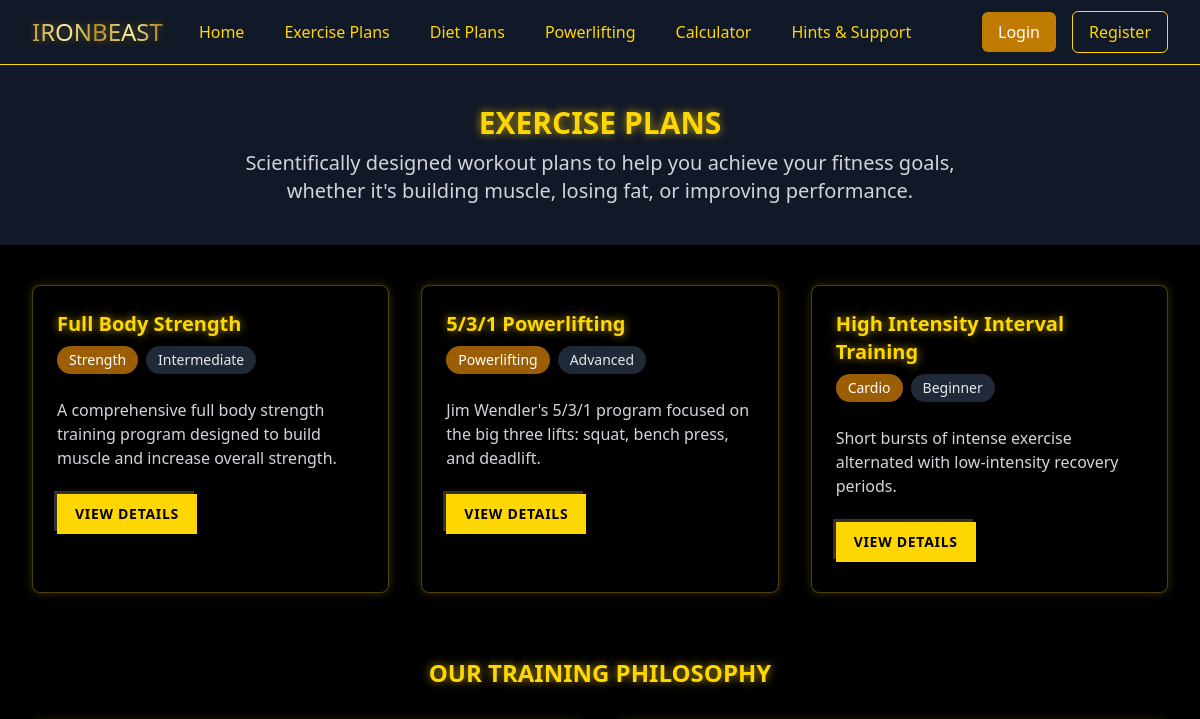
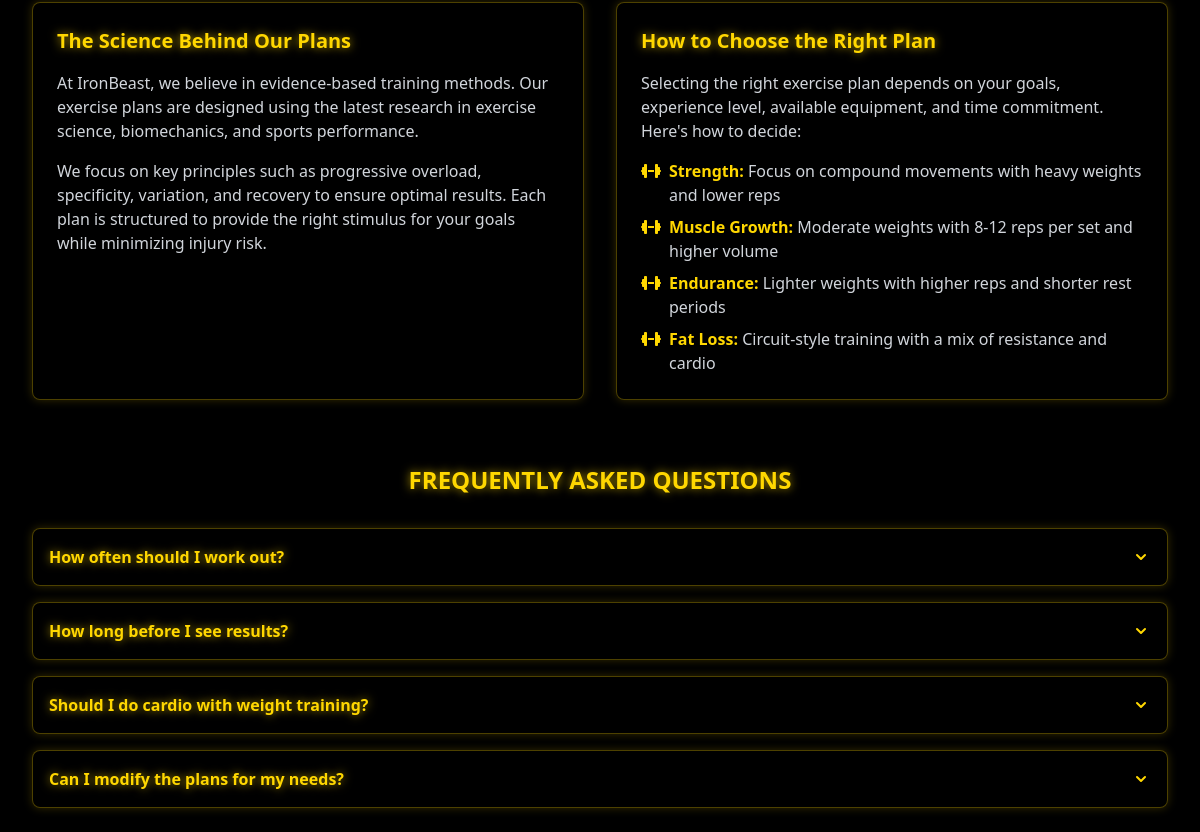
Before: /exercise-plans (upper part) with the older database file (2 pictures, top to bottom).
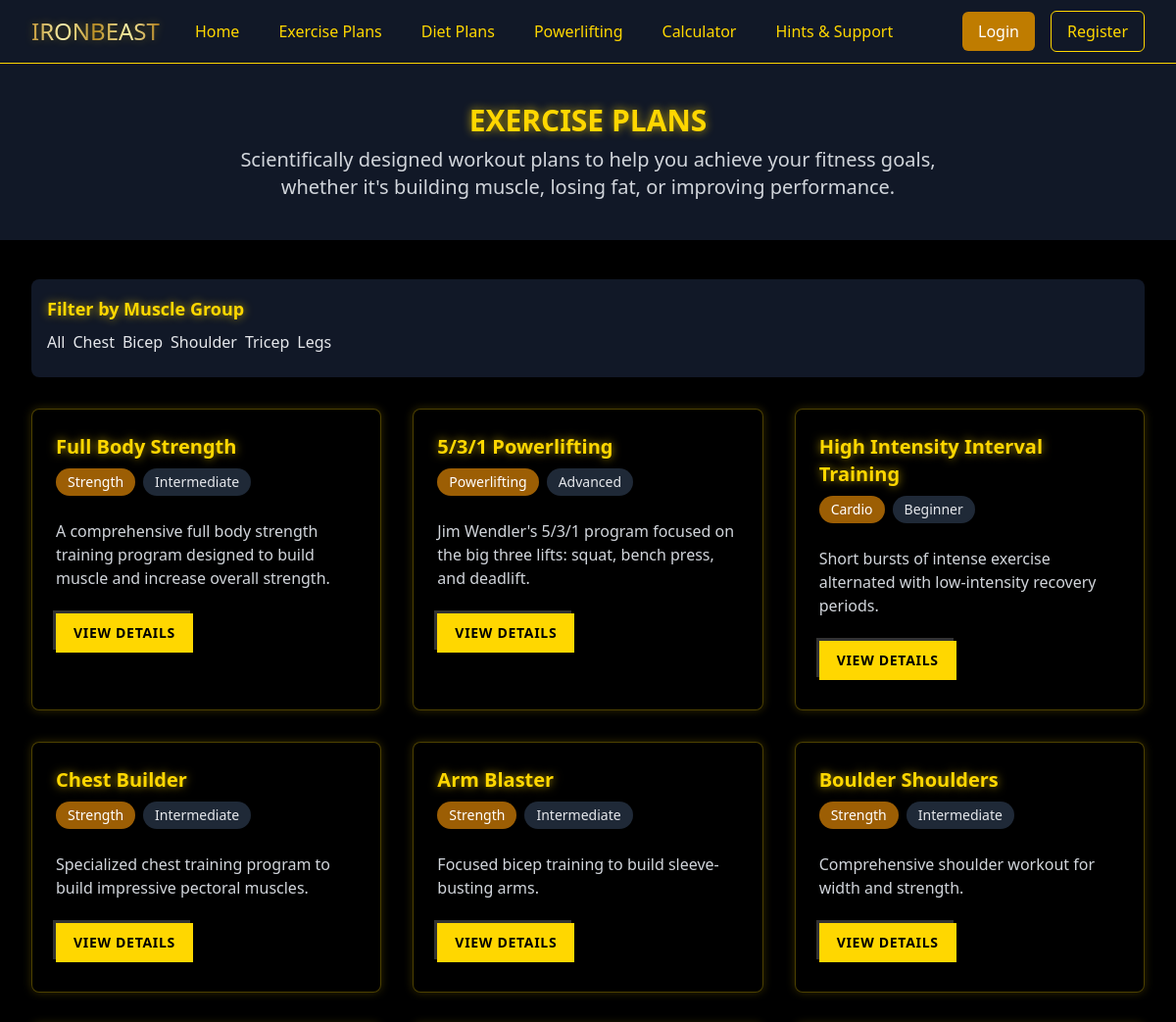
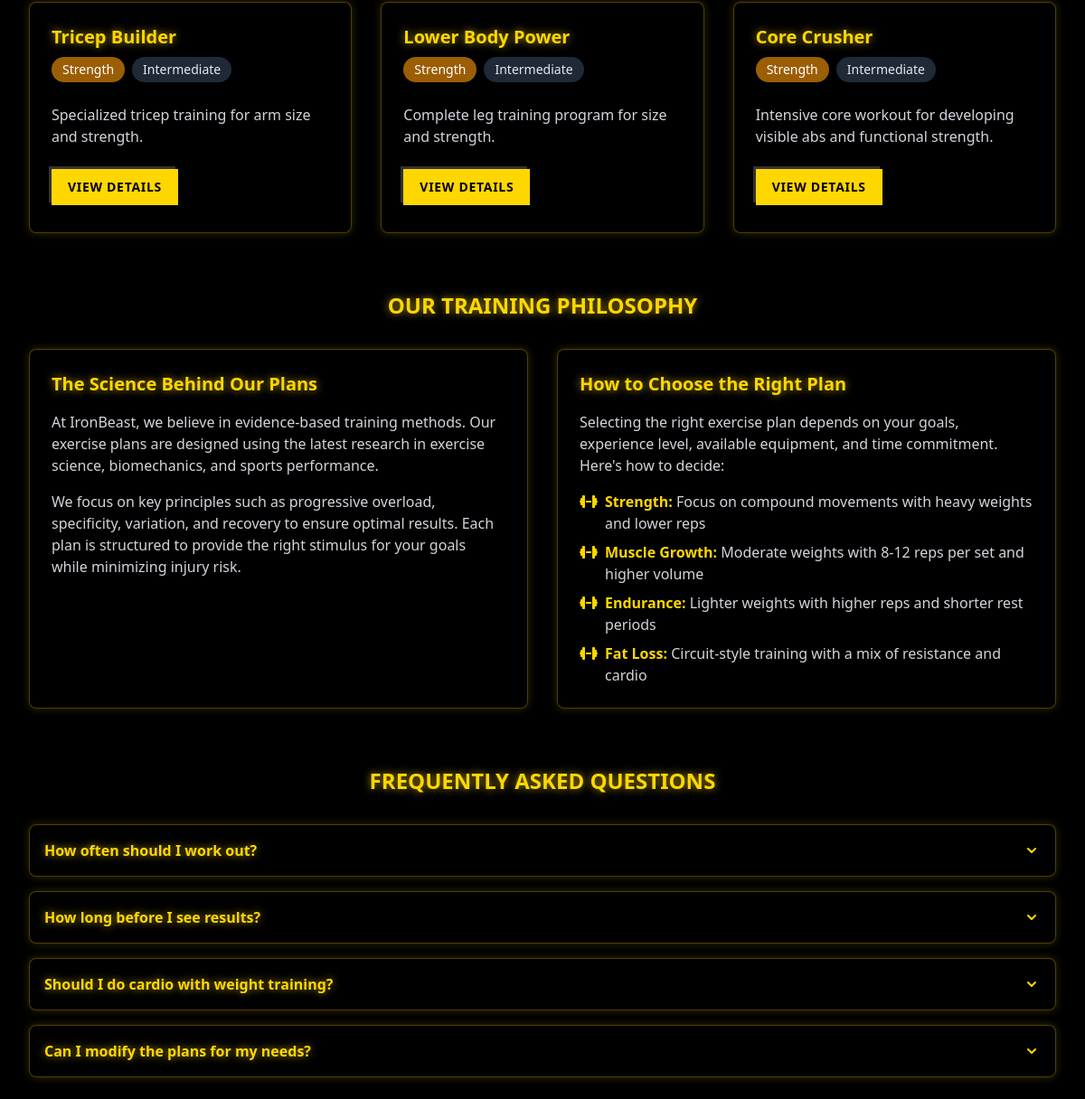
After: the same page with the newer database file (2 pictures, top to bottom).
### models.py (models this page shows)
class ExercisePlan(db.Model):
    id = db.Column(db.Integer, primary_key=True)
    name = db.Column(db.String(100), nullable=False)
    category = db.Column(db.String(50), nullable=False)  # e.g., "strength", "cardio", "powerlifting"
    description = db.Column(db.Text, nullable=False)
    difficulty = db.Column(db.String(20), nullable=False)  # "beginner", "intermediate", "advanced"
    exercises = db.relationship('Exercise', backref='plan', lazy=True)

### routes.py (the view)
@app.route('/exercise-plans')
def exercise_plans():
    muscle_group = request.args.get('muscle_group')
    plans = ExercisePlan.query.all()
    muscle_groups = db.session.query(Exercise.muscle_group).distinct().all()
    muscle_groups = [m[0] for m in muscle_groups if m[0]]  # Extract unique muscle groups
    return render_template(
        'exercise_plans.html',
        plans=plans,
        muscle_groups=muscle_groups,
        selected_muscle_group=muscle_group
    )

### templates/exercise_plans.html (shortened to what the changed rows need)
{% extends 'base.html' %}
{% block content %}
    <div class="bg-gray-900 py-10">
        <div class="max-w-7xl mx-auto px-4 sm:px-6 lg:px-8">
            <h1 class="text-3xl font-bold text-center golden-text mb-2">EXERCISE PLANS</h1>
        </div>
    </div>
    <div class="bg-black py-10">
        <div class="max-w-7xl mx-auto px-4 sm:px-6 lg:px-8">
            {% if muscle_groups %}
            <div class="mb-8 bg-gray-900 p-4 rounded-lg">
                <h3 class="text-lg font-semibold golden-text mb-2">Filter by Muscle Group</h3>
                <div class="flex flex-wrap">
                    {% if is_detail %}
                        <a href="{{ url_for('exercise_plan_detail', plan_id=plan.id) }}" class="muscle-group-badge {% if not selected_muscle_group %}selected{% endif %} mb-2 mr-2">
                            All
                        </a>
                        {% for group in muscle_groups %}
                            <a href="{{ url_for('exercise_plan_detail', plan_id=plan.id, muscle_group=group) }}"
                               class="muscle-group-badge {% if selected_muscle_group == group %}selected{% endif %} mb-2 mr-2">
                                {{ group|capitalize }}
                            </a>
                        {% endfor %}
                    {% else %}
                        <a href="{{ url_for('exercise_plans') }}" class="muscle-group-badge {% if not selected_muscle_group %}selected{% endif %} mb-2 mr-2">
                            All
                        </a>
                        {% for group in muscle_groups %}
                            <a href="{{ url_for('muscle_group_exercises', muscle_group=group) }}"
                               class="muscle-group-badge mb-2 mr-2">
                                {{ group|capitalize }}
                            </a>
                        {% endfor %}
                    {% endif %}
                </div>
            </div>
            {% endif %}
            {% if is_detail is defined and is_detail %}
                <div class="mb-8">
                    <a href="{{ url_for('exercise_plans') }}" class="text-gold-500 hover:text-gold-400 flex items-center mb-4">
                        <i class="fas fa-arrow-left mr-2"></i> Back to All Plans
                    </a>
                    <div class="golden-card rounded-lg p-6">
                        <h2 class="text-2xl font-bold golden-text mb-2">{{ plan.name }}</h2>
                        <div class="flex flex-wrap items-center mb-4 text-sm">
                            <span class="bg-gold-800 text-white px-3 py-1 rounded-full mr-2 mb-2">{{ plan.category|capitalize }}</span>
                            <span class="bg-gray-800 text-gray-200 px-3 py-1 rounded-full mb-2">{{ plan.difficulty|capitalize }}</span>
                        </div>
                        <p class="text-gray-300 mb-6">{{ plan.description }}</p>
                        <h3 class="text-xl font-semibold golden-text mb-4">Exercises</h3>
                        <div class="grid grid-cols-1 md:grid-cols-2 gap-4">
                            {% for exercise in exercises %}
                                <div class="bg-gray-900 rounded-lg p-4 border border-gray-800">
                                    <h4 class="font-semibold golden-text mb-2">{{ exercise.name }}</h4>
                                    <p class="text-gray-400 text-sm mb-3">{{ exercise.description }}</p>
                                    <div class="grid grid-cols-3 gap-2 text-sm">
                                        <div class="bg-black p-2 rounded">
                                            <span class="text-gray-500">Sets</span>
                                            <p class="text-gold-500">{{ exercise.sets }}</p>
                                        </div>
                                        <div class="bg-black p-2 rounded">
                                            <span class="text-gray-500">Reps</span>
                                            <p class="text-gold-500">{{ exercise.reps }}</p>
                                        </div>
                                        <div class="bg-black p-2 rounded">
                                            <span class="text-gray-500">Rest</span>
                                            <p class="text-gold-500">{{ exercise.rest }}</p>
                                        </div>
                                    </div>
                                </div>
                            {% endfor %}
                        </div>
                        <div class="mt-8 pt-6 border-t border-gray-800">
                            <h3 class="text-xl font-semibold golden-text mb-4">Training Tips</h3>
                            <ul class="space-y-2 text-gray-300">
                                <li class="flex items-start">
                                    <i class="fas fa-check-circle text-gold-500 mt-1 mr-2"></i>
                                    <span>Warm up properly before each workout with 5-10 minutes of light cardio and dynamic stretching.</span>
                                </li>
                                <li class="flex items-start">
                                    <i class="fas fa-check-circle text-gold-500 mt-1 mr-2"></i>
                                    <span>Focus on proper form rather than lifting heavy weights with poor technique.</span>
                                </li>
                                <li class="flex items-start">
                                    <i class="fas fa-check-circle text-gold-500 mt-1 mr-2"></i>
                                    <span>Progressive overload is key - gradually increase the weight, reps, or sets over time.</span>
                                </li>
                                <li class="flex items-start">
                                    <i class="fas fa-check-circle text-gold-500 mt-1 mr-2"></i>
                                    <span>Rest at least 48 hours between training the same muscle group.</span>
                                </li>
                                <li class="flex items-start">
                                    <i class="fas fa-check-circle text-gold-500 mt-1 mr-2"></i>
                                    <span>Track your workouts to ensure progression and stay motivated.</span>
                                </li>
                            </ul>
                        </div>
                    </div>
                </div>
            {% else %}
                <div class="grid grid-cols-1 md:grid-cols-3 gap-8">
                    {% for plan in plans %}
                        <div class="golden-card rounded-lg p-6 animate-on-scroll opacity-0" style="animation-delay: {{ loop.index0 * 0.1 }}s;">
                            <h2 class="text-xl font-bold golden-text mb-2">{{ plan.name }}</h2>
                            <div class="flex flex-wrap items-center mb-4 text-sm">
                                <span class="bg-gold-800 text-white px-3 py-1 rounded-full mr-2 mb-2">{{ plan.category|capitalize }}</span>
                                <span class="bg-gray-800 text-gray-200 px-3 py-1 rounded-full mb-2">{{ plan.difficulty|capitalize }}</span>
                            </div>
                            <p class="text-gray-300 mb-6">{{ plan.description }}</p>
                            <a href="{{ url_for('exercise_plan_detail', plan_id=plan.id) }}" class="pixel-button inline-block text-sm">
                                VIEW DETAILS
                            </a>
                        </div>
                    {% endfor %}
                </div>
                <div class="mt-16">
                    <h2 class="text-2xl font-bold text-center golden-text mb-8">OUR TRAINING PHILOSOPHY</h2>
                </div>
                <div class="mt-16">
                    <h2 class="text-2xl font-bold text-center golden-text mb-8">FREQUENTLY ASKED QUESTIONS</h2>
                </div>
            {% endif %}
        </div>
    </div>
{% endblock %}

Changed rows visible on the page:
added ExercisePlan: name "Chest Builder", category "Strength", difficulty "Intermediate", description "Specialized chest training program to build impressive pectoral muscles."
added ExercisePlan: name "Arm Blaster", category "Strength", difficulty "Intermediate", description "Focused bicep training to build sleeve-busting arms."
added ExercisePlan: name "Boulder Shoulders", category "Strength", difficulty "Intermediate", description "Comprehensive shoulder workout for width and strength."
added ExercisePlan: name "Tricep Builder", category "Strength", difficulty "Intermediate", description "Specialized tricep training for arm size and strength."
added ExercisePlan: name "Lower Body Power", category "Strength", difficulty "Intermediate", description "Complete leg training program for size and strength."
added ExercisePlan: name "Core Crusher", category "Strength", difficulty "Intermediate", description "Intensive core workout for developing visible abs and functional strength."
Other visible differences:
text now shown: "Filter by Muscle Group All"
new list line: "Chest"
new list line: "Bicep"
new list line: "Shoulder"
new list line: "Tricep"
new list line: "Legs"
